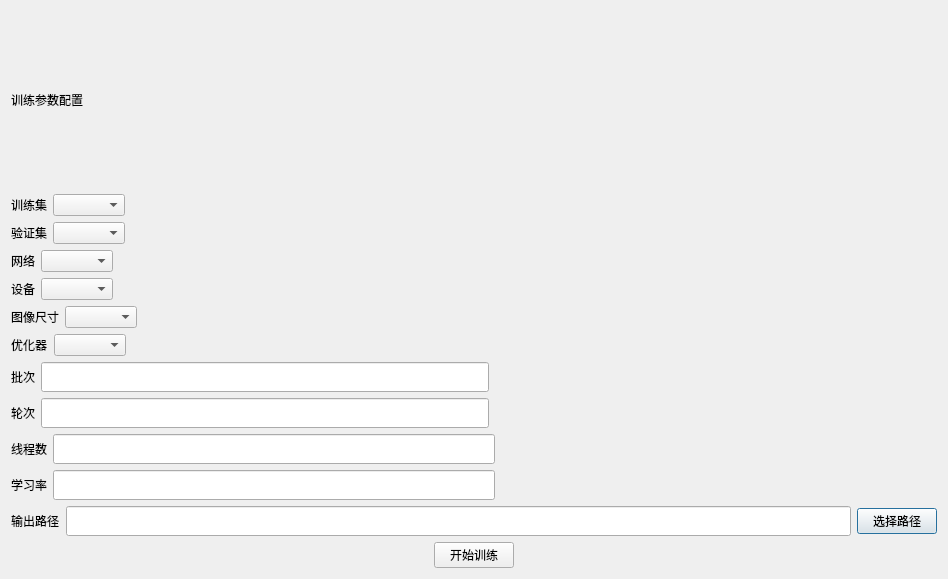
<?xml version='1.0' encoding='UTF-8'?>
<ui version="4.0">
 <class>ClassifyDialog</class>
 <widget class="QDialog" name="ClassifyDialog">
  <property name="geometry">
   <rect>
    <x>0</x>
    <y>0</y>
    <width>948</width>
    <height>579</height>
   </rect>
  </property>
  <property name="windowTitle">
   <string>Dialog</string>
  </property>
  <layout class="QGridLayout" name="gridLayout">
   <item row="0" column="0">
    <layout class="QHBoxLayout" name="horizontalLayout_17">
     <item>
      <layout class="QVBoxLayout" name="verticalLayout">
       <item>
        <layout class="QHBoxLayout" name="horizontalLayout">
         <item>
          <widget class="QLabel" name="train_cfg_label">
           <property name="text">
            <string>训练参数配置</string>
           </property>
          </widget>
         </item>
         <item>
          <spacer name="horizontalSpacer">
           <property name="orientation">
            <enum>Qt::Horizontal</enum>
           </property>
           <property name="sizeHint" stdset="0">
            <size>
             <width>40</width>
             <height>20</height>
            </size>
           </property>
          </spacer>
         </item>
        </layout>
       </item>
       <item>
        <layout class="QHBoxLayout" name="horizontalLayout_2">
         <item>
          <widget class="QLabel" name="dataset_label">
           <property name="text">
            <string>训练集</string>
           </property>
          </widget>
         </item>
         <item>
          <widget class="QComboBox" name="dataset_combo" />
         </item>
         <item>
          <spacer name="horizontalSpacer_4">
           <property name="orientation">
            <enum>Qt::Horizontal</enum>
           </property>
           <property name="sizeHint" stdset="0">
            <size>
             <width>40</width>
             <height>20</height>
            </size>
           </property>
          </spacer>
         </item>
        </layout>
       </item>
       <item>
        <layout class="QHBoxLayout" name="horizontalLayout_val">
         <item>
          <widget class="QLabel" name="val_label">
           <property name="text">
            <string>验证集</string>
           </property>
          </widget>
         </item>
         <item>
          <widget class="QComboBox" name="val_combo" />
         </item>
         <item>
          <spacer name="horizontalSpacer_val">
           <property name="orientation">
            <enum>Qt::Horizontal</enum>
           </property>
           <property name="sizeHint" stdset="0">
            <size>
             <width>40</width>
             <height>20</height>
            </size>
           </property>
          </spacer>
         </item>
        </layout>
       </item>
       <item>
        <layout class="QHBoxLayout" name="horizontalLayout_3">
         <item>
          <widget class="QLabel" name="network_label">
           <property name="text">
            <string>网络</string>
           </property>
          </widget>
         </item>
         <item>
          <widget class="QComboBox" name="network_combo" />
         </item>
         <item>
          <spacer name="horizontalSpacer_5">
           <property name="orientation">
            <enum>Qt::Horizontal</enum>
           </property>
           <property name="sizeHint" stdset="0">
            <size>
             <width>40</width>
             <height>20</height>
            </size>
           </property>
          </spacer>
         </item>
        </layout>
       </item>
       <item>
        <layout class="QHBoxLayout" name="horizontalLayout_4">
         <item>
          <widget class="QLabel" name="device_label">
           <property name="text">
            <string>设备</string>
           </property>
          </widget>
         </item>
         <item>
          <widget class="QComboBox" name="device_combo" />
         </item>
         <item>
          <spacer name="horizontalSpacer_6">
           <property name="orientation">
            <enum>Qt::Horizontal</enum>
           </property>
           <property name="sizeHint" stdset="0">
            <size>
             <width>40</width>
             <height>20</height>
            </size>
           </property>
          </spacer>
         </item>
        </layout>
       </item>
       <item>
        <layout class="QHBoxLayout" name="horizontalLayout_19">
         <item>
          <widget class="QLabel" name="img_size_label">
           <property name="text">
            <string>图像尺寸</string>
           </property>
          </widget>
         </item>
         <item>
          <widget class="QComboBox" name="img_size_comboBox" />
         </item>
         <item>
          <spacer name="horizontalSpacer_12">
           <property name="orientation">
            <enum>Qt::Horizontal</enum>
           </property>
           <property name="sizeHint" stdset="0">
            <size>
             <width>40</width>
             <height>20</height>
            </size>
           </property>
          </spacer>
         </item>
        </layout>
       </item>
       <item>
        <layout class="QHBoxLayout" name="horizontalLayout_20">
         <item>
          <widget class="QLabel" name="optimizer_label">
           <property name="text">
            <string>优化器</string>
           </property>
          </widget>
         </item>
         <item>
          <widget class="QComboBox" name="optimizer_comboBox" />
         </item>
         <item>
          <spacer name="horizontalSpacer_13">
           <property name="orientation">
            <enum>Qt::Horizontal</enum>
           </property>
           <property name="sizeHint" stdset="0">
            <size>
             <width>40</width>
             <height>20</height>
            </size>
           </property>
          </spacer>
         </item>
        </layout>
       </item>
       <item>
        <layout class="QHBoxLayout" name="horizontalLayout_5">
         <item>
          <widget class="QLabel" name="batch_label">
           <property name="text">
            <string>批次</string>
           </property>
          </widget>
         </item>
         <item>
          <widget class="QLineEdit" name="batch_size_line_txt">
           <property name="minimumSize">
            <size>
             <width>0</width>
             <height>30</height>
            </size>
           </property>
          </widget>
         </item>
         <item>
          <spacer name="horizontalSpacer_7">
           <property name="orientation">
            <enum>Qt::Horizontal</enum>
           </property>
           <property name="sizeHint" stdset="0">
            <size>
             <width>40</width>
             <height>20</height>
            </size>
           </property>
          </spacer>
         </item>
        </layout>
       </item>
       <item>
        <layout class="QHBoxLayout" name="horizontalLayout_18">
         <item>
          <widget class="QLabel" name="epoch_label">
           <property name="text">
            <string>轮次</string>
           </property>
          </widget>
         </item>
         <item>
          <widget class="QLineEdit" name="epochs_line_txt">
           <property name="minimumSize">
            <size>
             <width>0</width>
             <height>30</height>
            </size>
           </property>
          </widget>
         </item>
         <item>
          <spacer name="horizontalSpacer_8">
           <property name="orientation">
            <enum>Qt::Horizontal</enum>
           </property>
           <property name="sizeHint" stdset="0">
            <size>
             <width>40</width>
             <height>20</height>
            </size>
           </property>
          </spacer>
         </item>
        </layout>
       </item>
       <item>
        <layout class="QHBoxLayout" name="horizontalLayout_9">
         <item>
          <widget class="QLabel" name="loader_num_label">
           <property name="text">
            <string>线程数</string>
           </property>
          </widget>
         </item>
         <item>
          <widget class="QLineEdit" name="batch_size_line_txt_2">
           <property name="minimumSize">
            <size>
             <width>0</width>
             <height>30</height>
            </size>
           </property>
          </widget>
         </item>
         <item>
          <spacer name="horizontalSpacer_9">
           <property name="orientation">
            <enum>Qt::Horizontal</enum>
           </property>
           <property name="sizeHint" stdset="0">
            <size>
             <width>40</width>
             <height>20</height>
            </size>
           </property>
          </spacer>
         </item>
        </layout>
       </item>
       <item>
        <layout class="QHBoxLayout" name="horizontalLayout_6">
         <item>
          <widget class="QLabel" name="lr_label">
           <property name="text">
            <string>学习率</string>
           </property>
          </widget>
         </item>
         <item>
          <widget class="QLineEdit" name="lr_line_txt">
           <property name="minimumSize">
            <size>
             <width>0</width>
             <height>30</height>
            </size>
           </property>
          </widget>
         </item>
         <item>
          <spacer name="horizontalSpacer_10">
           <property name="orientation">
            <enum>Qt::Horizontal</enum>
           </property>
           <property name="sizeHint" stdset="0">
            <size>
             <width>40</width>
             <height>20</height>
            </size>
           </property>
          </spacer>
         </item>
        </layout>
       </item>
       <item>
        <layout class="QHBoxLayout" name="horizontalLayout_8">
         <item>
          <widget class="QLabel" name="output_label">
           <property name="text">
            <string>输出路径</string>
           </property>
          </widget>
         </item>
         <item>
          <widget class="QLineEdit" name="output_line_txt">
           <property name="minimumSize">
            <size>
             <width>0</width>
             <height>30</height>
            </size>
           </property>
           <property name="text">
            <string />
           </property>
          </widget>
         </item>
         <item>
          <widget class="QPushButton" name="select_output_path_btn">
           <property name="text">
            <string>选择路径</string>
           </property>
          </widget>
         </item>
        </layout>
       </item>
      </layout>
     </item>
    </layout>
   </item>
   <item row="1" column="0">
    <layout class="QHBoxLayout" name="bottomActions">
     <item>
      <spacer name="horizontalSpacer_bottomLeft">
       <property name="orientation">
        <enum>Qt::Horizontal</enum>
       </property>
       <property name="sizeHint" stdset="0">
        <size>
         <width>40</width>
         <height>20</height>
        </size>
       </property>
      </spacer>
     </item>
     <item>
      <widget class="QPushButton" name="start_train">
       <property name="text">
        <string>开始训练</string>
       </property>
      </widget>
     </item>
     <item>
      <spacer name="horizontalSpacer_bottomMid">
       <property name="orientation">
        <enum>Qt::Horizontal</enum>
       </property>
       <property name="sizeHint" stdset="0">
        <size>
         <width>40</width>
         <height>20</height>
        </size>
       </property>
      </spacer>
     </item>
    </layout>
   </item>
  </layout>
 </widget>
 <resources />
 <connections />
</ui>
